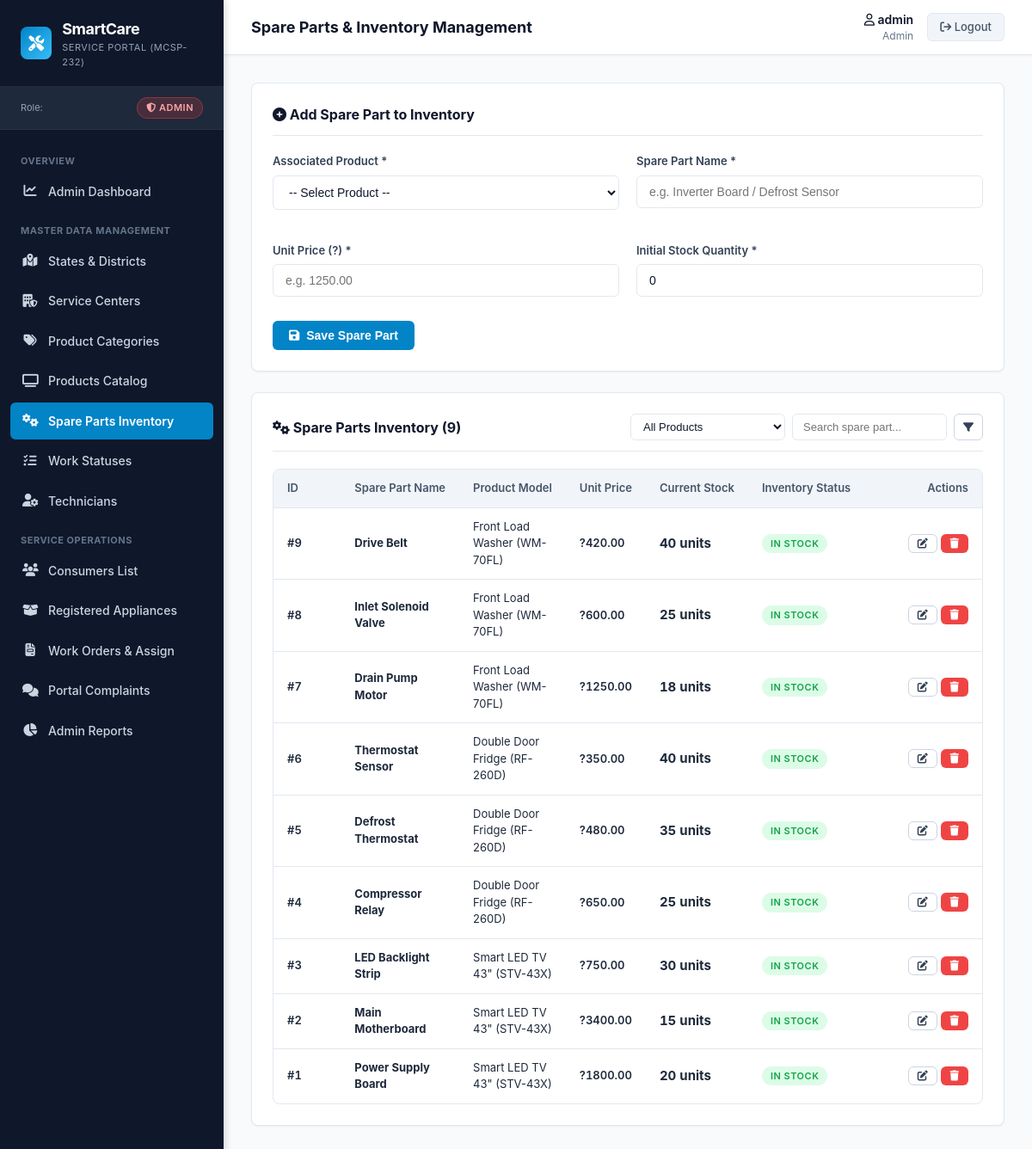
The page /products/manage/spare-parts/ (signed in) on the database its author committed.
### products/models.py (models this page shows, shortened)
class SparePart(models.Model):
    spareid = models.AutoField(primary_key=True)
    prid = models.ForeignKey(
        Product,
        on_delete=models.CASCADE,
        db_column='prid',
        related_name='spare_parts'
    )
    partsname = models.CharField(max_length=20)
    price = models.FloatField()
    qty = models.IntegerField(default=0)
    class Meta:
        db_table = 'Spare_parts'
        verbose_name = 'Spare Part'
        verbose_name_plural = 'Spare Parts'
        ordering = ['partsname']

class Product(models.Model):
    prid = models.AutoField(primary_key=True)
    pcatid = models.ForeignKey(
        ProductCat,
        on_delete=models.CASCADE,
        db_column='pcatid',
        related_name='products'
    )
    prname = models.CharField(max_length=20)
    model = models.CharField(max_length=20)
    price = models.FloatField()
    srno = models.CharField(max_length=20)
    img = models.ImageField(upload_to='products/', blank=True, null=True)
    des = models.CharField(max_length=50)
    class Meta:
        db_table = 'products'
        verbose_name = 'Product'
        verbose_name_plural = 'Products'
        ordering = ['prname']

### products/views.py (the view, shortened to what this page needs)
# urls.py: path('manage/spare-parts/', views.manage_spare_parts, name='manage_spare_parts'),
@admin_required
def manage_spare_parts(request):
    products = Product.objects.all().order_by('prname')
    q = request.GET.get('q', '').strip()
    prod_filter = request.GET.get('prid', '').strip()
    spare_parts = SparePart.objects.select_related('prid').all().order_by('-spareid')
    if prod_filter:
        spare_parts = spare_parts.filter(prid_id=prod_filter)
    if q:
        spare_parts = spare_parts.filter(partsname__icontains=q)
    return render(request, 'products/manage_spare_parts.html', {
        'spare_parts': spare_parts,
        'products': products,
        'query': q,
        'prod_filter': prod_filter
    })

### accounts/context_processors.py (called while the page is built)
def auth_context(request):
    username = request.session.get('username')
    role = request.session.get('role')
    is_authenticated = bool(username and role)
    consumer = None
    technician = None
    if is_authenticated:
        if role == 'Consumer':
            consumer = ConsumerReg.objects.filter(email=username).first()
        elif role == 'Technician':
            technician = Technician.objects.filter(Email=username).first()
            if not technician:
                technician = Technician.objects.filter(Mob=username).first()
    return {
        'session_username': username,
        'session_role': role,
        'is_authenticated_custom': is_authenticated,
        'session_consumer': consumer,
        'session_technician': technician,
    }

### templates/products/manage_spare_parts.html (shortened to what this page needs)
{% extends 'base.html' %}
{% block page_title %}Spare Parts & Inventory Management{% endblock %}
{% block content %}
<div class="card">
    <div class="card-header">
        <h2 class="card-title"><i class="fa-solid fa-plus-circle"></i> Add Spare Part to Inventory</h2>
    </div>
    <form method="POST" action="{% url 'products:manage_spare_parts' %}">
        <div class="form-grid">
            <div class="form-group">
                <label class="form-label" for="prid">Associated Product *</label>
                <select id="prid" name="prid" class="form-control" required>
                    <option value="">-- Select Product --</option>
                </select>
            </div>
            <div class="form-group">
                <label class="form-label" for="partsname">Spare Part Name *</label>
                <input type="text" id="partsname" name="partsname" class="form-control" placeholder="e.g. Inverter Board / Defrost Sensor" required maxlength="20">
            </div>
            <div class="form-group">
                <label class="form-label" for="price">Unit Price (?) *</label>
                <input type="number" step="0.01" id="price" name="price" class="form-control" placeholder="e.g. 1250.00" required>
            </div>
            <div class="form-group">
                <label class="form-label" for="qty">Initial Stock Quantity *</label>
                <input type="number" id="qty" name="qty" class="form-control" placeholder="e.g. 25" min="0" value="0" required>
            </div>
        </div>
        <div style="margin-top: 10px;">
            <button type="submit" class="btn btn-primary">
                <i class="fa-solid fa-save"></i> Save Spare Part
            </button>
        </div>
    </form>
</div>
<div class="card">
    <div class="card-header">
        <h2 class="card-title"><i class="fa-solid fa-gears"></i> Spare Parts Inventory ({{ spare_parts|length }})</h2>
        <form method="GET" action="{% url 'products:manage_spare_parts' %}" style="display: flex; gap: 8px;">
            <select name="prid" class="form-control" style="padding: 6px 10px; font-size: 13px; width: 180px;">
                <option value="">All Products</option>
            </select>
            <input type="text" name="q" value="{{ query }}" placeholder="Search spare part..." class="form-control" style="padding: 6px 12px; font-size: 13px; width: 180px;">
            <button type="submit" class="btn btn-secondary btn-sm"><i class="fa-solid fa-filter"></i></button>
        </form>
    </div>
    <div class="table-responsive">
        <table class="data-table">
            <thead>
                <tr>
                    <th style="width: 80px;">ID</th>
                    <th>Spare Part Name</th>
                    <th>Product Model</th>
                    <th>Unit Price</th>
                    <th>Current Stock</th>
                    <th>Inventory Status</th>
                    <th style="text-align: right; width: 140px;">Actions</th>
                </tr>
            </thead>
            <tbody>
                {% for sp in spare_parts %}
                    <tr>
                        <td class="tabular-num">#{{ sp.spareid }}</td>
                        <td><strong>{{ sp.partsname }}</strong></td>
                        <td>{{ sp.prid.prname }} ({{ sp.prid.model }})</td>
                        <td class="tabular-num">?{{ sp.price|floatformat:2 }}</td>
                        <td class="tabular-num" style="font-weight: 700; font-size: 15px;">{{ sp.qty }} units</td>
                        <td>
                            {% if sp.qty >= 10 %}
                                <span class="badge badge-success">In Stock</span>
                            {% elif sp.qty > 0 %}
                                <span class="badge badge-warning">Low Stock ({{ sp.qty }})</span>
                            {% else %}
                                <span class="badge badge-danger">Out of Stock</span>
                            {% endif %}
                        </td>
                        <td style="text-align: right;">
                            <a href="{% url 'products:edit_spare_part' sp.spareid %}" class="btn btn-secondary btn-sm" title="Edit">
                                <i class="fa-solid fa-pen-to-square"></i>
                            </a>
                            <form method="POST" action="{% url 'products:delete_spare_part' sp.spareid %}" style="display: inline-block;" onsubmit="return confirm('Delete spare part {{ sp.partsname }}?');">
                                <button type="submit" class="btn btn-danger btn-sm" title="Delete">
                                    <i class="fa-solid fa-trash"></i>
                                </button>
                            </form>
                        </td>
                    </tr>
                {% empty %}
                    <tr>
                        <td colspan="7" style="text-align: center; color: var(--text-muted); padding: 20px;">
                            No spare parts found.
                        </td>
                    </tr>
                {% endfor %}
            </tbody>
        </table>
    </div>
</div>
{% endblock %}

### static/css/style.css (style rules this page uses)
:root { --primary-navy: #0F172A; --secondary-navy: #1E293B; --accent-cyan: #0284C7; --accent-cyan-hover: #0369A1; --accent-cyan-light: #E0F2FE; --bg-canvas: #F8FAFC; --bg-card: #FFFFFF; --border-color: #E2E8F0; --border-focus: #38BDF8; --text-main: #0F172A; --text-muted: #64748B; --text-white: #FFFFFF; --status-green: #16A34A; --status-green-bg: #DCFCE7; --status-amber: #D97706; --status-amber-bg: #FEF3C7; --status-red: #DC2626; --status-red-bg: #FEE2E2; --status-blue: #2563EB; --status-blue-bg: #DBEAFE; --sidebar-width: 260px; --header-height: 64px; --border-radius: 8px; --box-shadow-sm: 0 1px 2px 0 rgb(0 0 0 / 0.05); --box-shadow: 0 4px 6px -1px rgb(0 0 0 / 0.1), 0 2px 4px -2px rgb(0 0 0 / 0.1); --box-shadow-lg: 0 10px 15px -3px rgb(0 0 0 / 0.1), 0 4px 6px -4px rgb(0 0 0 / 0.1); }
*, *::before, *::after { box-sizing: border-box; margin: 0; padding: 0; }
body { font-family: 'Inter', -apple-system, BlinkMacSystemFont, 'Segoe UI', Roboto, sans-serif; font-size: 14px; line-height: 1.5; color: var(--text-main); background-color: var(--bg-canvas); min-height: 100vh; }
a { color: var(--accent-cyan); text-decoration: none; transition: color 0.15s ease-in-out; }
.card { background-color: var(--bg-card); border: 1px solid var(--border-color); border-radius: var(--border-radius); box-shadow: var(--box-shadow-sm); padding: 24px; margin-bottom: 24px; }
.card-header { display: flex; justify-content: space-between; align-items: center; margin-bottom: 20px; padding-bottom: 12px; border-bottom: 1px solid var(--border-color); }
.card-title { font-size: 16px; font-weight: 700; color: var(--primary-navy); }
.btn { display: inline-flex; align-items: center; justify-content: center; gap: 8px; padding: 8px 18px; border-radius: 6px; font-size: 14px; font-weight: 600; cursor: pointer; border: 1px solid transparent; transition: all 0.15s ease; text-decoration: none; }
.btn-primary { background-color: var(--accent-cyan); color: #FFFFFF; }
.btn-secondary { background-color: #FFFFFF; color: #334155; border-color: #CBD5E1; }
.btn-danger { background-color: #EF4444; color: #FFFFFF; }
.btn-sm { padding: 4px 10px; font-size: 12px; }
.form-grid { display: grid; grid-template-columns: repeat(auto-fit, minmax(280px, 1fr)); gap: 20px; }
.form-group { margin-bottom: 18px; }
.form-label { display: block; font-size: 13px; font-weight: 600; color: #334155; margin-bottom: 6px; }
.form-control { width: 100%; padding: 10px 14px; font-size: 14px; color: var(--text-main); background-color: #FFFFFF; border: 1px solid var(--border-color); border-radius: 6px; outline: none; transition: border-color 0.15s ease, box-shadow 0.15s ease; }
.table-responsive { width: 100%; overflow-x: auto; border: 1px solid var(--border-color); border-radius: var(--border-radius); background: #FFFFFF; }
.data-table { width: 100%; border-collapse: collapse; font-size: 13px; text-align: left; }
.data-table th { background-color: #F1F5F9; color: #475569; font-weight: 600; padding: 12px 16px; border-bottom: 1px solid var(--border-color); white-space: nowrap; }
.data-table td { padding: 12px 16px; border-bottom: 1px solid var(--border-color); color: #1E293B; vertical-align: middle; }
.data-table tbody tr:last-child td { border-bottom: none; }
.tabular-num { font-variant-numeric: tabular-nums; font-weight: 600; }
.badge { display: inline-flex; align-items: center; padding: 3px 10px; font-size: 11px; font-weight: 600; border-radius: 9999px; text-transform: uppercase; letter-spacing: 0.5px; white-space: nowrap; }
.badge-success { background-color: var(--status-green-bg); color: var(--status-green); }

### rows shown on the page
SparePart: spareid "9", partsname "Drive Belt", prid.prname "Front Load Washer", prid.model "WM-70FL", price "420.00", qty "40", shows "IN STOCK"
SparePart: spareid "8", partsname "Inlet Solenoid Valve", prid.prname "Front Load Washer", prid.model "WM-70FL", price "600.00", qty "25", shows "IN STOCK"
SparePart: spareid "7", partsname "Drain Pump Motor", prid.prname "Front Load Washer", prid.model "WM-70FL", price "1250.00", qty "18", shows "IN STOCK"
SparePart: spareid "6", partsname "Thermostat Sensor", prid.prname "Double Door Fridge", prid.model "RF-260D", price "350.00", qty "40", shows "IN STOCK"
SparePart: spareid "5", partsname "Defrost Thermostat", prid.prname "Double Door Fridge", prid.model "RF-260D", price "480.00", qty "35", shows "IN STOCK"
SparePart: spareid "4", partsname "Compressor Relay", prid.prname "Double Door Fridge", prid.model "RF-260D", price "650.00", qty "25", shows "IN STOCK"
SparePart: spareid "3", partsname "LED Backlight Strip", prid.prname "Smart LED TV 43\"", prid.model "STV-43X", price "750.00", qty "30", shows "IN STOCK"
SparePart: spareid "2", partsname "Main Motherboard", prid.prname "Smart LED TV 43\"", prid.model "STV-43X", price "3400.00", qty "15", shows "IN STOCK"
SparePart: spareid "1", partsname "Power Supply Board", prid.prname "Smart LED TV 43\"", prid.model "STV-43X", price "1800.00", qty "20", shows "IN STOCK"

### other values the page prints
{{ session_role|default:'Guest' }} "ADMIN"
{{ session_username|default:'Guest' }} "admin"
{{ session_role|default:'Not Logged In' }} "Admin"
{{ spare_parts|length }} "9"
